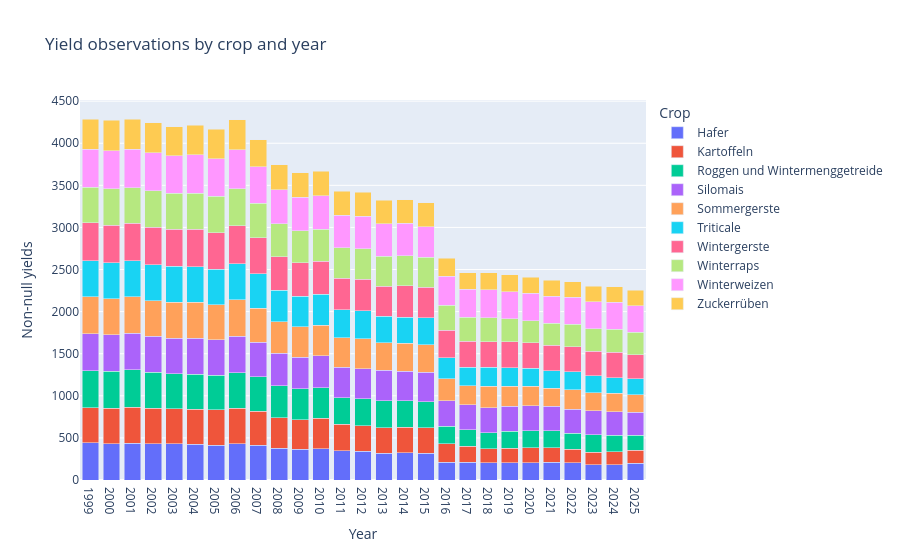

Write notebook code for a chart like this one.
### Code cell
import plotly.express as px

fig = px.bar(
    density_result_df,
    x="year",
    y="count_yields",
    color="crop_name",
    barmode="stack",
    title="Yield observations by crop and year",
    labels={"year": "Year", "count_yields": "Non-null yields", "crop_name": "Crop"},
    hover_data={"count_obs": True, "count_kreise": True},
)
fig.update_layout(xaxis=dict(type="category"))
fig.show()

### Figure 1 — Plotly figure (JSON) as saved in the notebook; plotly's stock layout.template omitted (floating-point values rounded to 4 significant figures)
{"data": [{"customdata": [[527, 519], [527, 519], [526, 518], [527, 519], [527, 519], [527, 519], [525, 517], [527, 519], [500, 494], [467, 467], [471, 471], [469, 469], [461, 461], [461, 461], [461, 461], [461, 461], [461, 461], [460, 460], [459, 459], [456, 456], [456, 456], [459, 459], [458, 458], [456, 456], [453, 453], [456, 456], [453, 453]], "hovertemplate": "Crop=Hafer<br>Year=%{x}<br>Non-null yields=%{y}<br>count_obs=%{customdata[0]}<br>count_kreise=%{customdata[1]}<extra></extra>", "legendgroup": "Hafer", "marker": {"color": "#636efa", "pattern": {"shape": ""}}, "name": "Hafer", "orientation": "v", "showlegend": true, "textposition": "auto", "type": "bar", "x": [1999, 2000, 2001, 2002, 2003, 2004, 2005, 2006, 2007, 2008, 2009, 2010, 2011, 2012, 2013, 2014, 2015, 2016, 2017, 2018, 2019, 2020, 2021, 2022, 2023, 2024, 2025], "xaxis": "x", "y": [440, 432, 436, 428, 428, 425, 414, 431, 413, 376, 365, 372, 345, 344, 319, 325, 317, 213, 210, 205, 203, 206, 209, 203, 179, 180, 197], "yaxis": "y"}, {"customdata": [[527, 519], [527, 519], [526, 518], [527, 519], [527, 519], [527, 519], [525, 517], [527, 519], [500, 494], [467, 467], [471, 471], [469, 469], [461, 461], [461, 461], [461, 461], [461, 461], [461, 461], [460, 460], [459, 459], [456, 456], [456, 456], [459, 459], [458, 458], [456, 456], [453, 453], [456, 456], [453, 453]], "hovertemplate": "Crop=Kartoffeln<br>Year=%{x}<br>Non-null yields=%{y}<br>count_obs=%{customdata[0]}<br>count_kreise=%{customdata[1]}<extra></extra>", "legendgroup": "Kartoffeln", "marker": {"color": "#EF553B", "pattern": {"shape": ""}}, "name": "Kartoffeln", "orientation": "v", "showlegend": true, "textposition": "auto", "type": "bar", "x": [1999, 2000, 2001, 2002, 2003, 2004, 2005, 2006, 2007, 2008, 2009, 2010, 2011, 2012, 2013, 2014, 2015, 2016, 2017, 2018, 2019, 2020, 2021, 2022, 2023, 2024, 2025], "xaxis": "x", "y": [421, 423, 431, 423, 420, 414, 420, 422, 404, 365, 351, 363, 320, 303, 303, 300, 301, 215, 190, 166, 175, 175, 173, 163, 153, 155, 157], "yaxis": "y"}, {"customdata": [[527, 519], [527, 519], [526, 518], [527, 519], [527, 519], [527, 519], [525, 517], [527, 519], [500, 494], [467, 467], [471, 471], [469, 469], [461, 461], [461, 461], [461, 461], [461, 461], [461, 461], [460, 460], [459, 459], [456, 456], [456, 456], [459, 459], [458, 458], [456, 456], [453, 453], [456, 456], [453, 453]], "hovertemplate": "Crop=Roggen und Wintermenggetreide<br>Year=%{x}<br>Non-null yields=%{y}<br>count_obs=%{customdata[0]}<br>count_kreise=%{customdata[1]}<extra></extra>", "legendgroup": "Roggen und Wintermenggetreide", "marker": {"color": "#00cc96", "pattern": {"shape": ""}}, "name": "Roggen und Wintermenggetreide", "orientation": "v", "showlegend": true, "textposition": "auto", "type": "bar", "x": [1999, 2000, 2001, 2002, 2003, 2004, 2005, 2006, 2007, 2008, 2009, 2010, 2011, 2012, 2013, 2014, 2015, 2016, 2017, 2018, 2019, 2020, 2021, 2022, 2023, 2024, 2025], "xaxis": "x", "y": [436, 435, 440, 427, 415, 418, 408, 419, 409, 378, 369, 358, 315, 317, 318, 314, 309, 211, 196, 192, 201, 207, 206, 192, 204, 194, 176], "yaxis": "y"}, {"customdata": [[527, 519], [527, 519], [526, 518], [527, 519], [527, 519], [527, 519], [525, 517], [527, 519], [500, 494], [467, 467], [471, 471], [469, 469], [461, 461], [461, 461], [461, 461], [461, 461], [461, 461], [460, 460], [459, 459], [456, 456], [456, 456], [459, 459], [458, 458], [456, 456], [453, 453], [456, 456], [453, 453]], "hovertemplate": "Crop=Silomais<br>Year=%{x}<br>Non-null yields=%{y}<br>count_obs=%{customdata[0]}<br>count_kreise=%{customdata[1]}<extra></extra>", "legendgroup": "Silomais", "marker": {"color": "#ab63fa", "pattern": {"shape": ""}}, "name": "Silomais", "orientation": "v", "showlegend": true, "textposition": "auto", "type": "bar", "x": [1999, 2000, 2001, 2002, 2003, 2004, 2005, 2006, 2007, 2008, 2009, 2010, 2011, 2012, 2013, 2014, 2015, 2016, 2017, 2018, 2019, 2020, 2021, 2022, 2023, 2024, 2025], "xaxis": "x", "y": [440, 434, 437, 430, 422, 425, 423, 436, 411, 384, 376, 381, 361, 358, 363, 354, 355, 302, 296, 298, 299, 292, 290, 284, 286, 279, 274], "yaxis": "y"}, {"customdata": [[527, 519], [527, 519], [526, 518], [527, 519], [527, 519], [527, 519], [525, 517], [527, 519], [500, 494], [467, 467], [471, 471], [469, 469], [461, 461], [461, 461], [461, 461], [461, 461], [461, 461], [460, 460], [459, 459], [456, 456], [456, 456], [459, 459], [458, 458], [456, 456], [453, 453], [456, 456], [453, 453]], "hovertemplate": "Crop=Sommergerste<br>Year=%{x}<br>Non-null yields=%{y}<br>count_obs=%{customdata[0]}<br>count_kreise=%{customdata[1]}<extra></extra>", "legendgroup": "Sommergerste", "marker": {"color": "#FFA15A", "pattern": {"shape": ""}}, "name": "Sommergerste", "orientation": "v", "showlegend": true, "textposition": "auto", "type": "bar", "x": [1999, 2000, 2001, 2002, 2003, 2004, 2005, 2006, 2007, 2008, 2009, 2010, 2011, 2012, 2013, 2014, 2015, 2016, 2017, 2018, 2019, 2020, 2021, 2022, 2023, 2024, 2025], "xaxis": "x", "y": [437, 429, 432, 424, 429, 428, 419, 436, 406, 375, 358, 367, 348, 353, 325, 330, 327, 263, 225, 253, 233, 231, 213, 233, 216, 224, 209], "yaxis": "y"}, {"customdata": [[527, 519], [527, 519], [526, 518], [527, 519], [527, 519], [527, 519], [525, 517], [527, 519], [500, 494], [467, 467], [471, 471], [469, 469], [461, 461], [461, 461], [461, 461], [461, 461], [461, 461], [460, 460], [459, 459], [456, 456], [456, 456], [459, 459], [458, 458], [456, 456], [453, 453], [456, 456], [453, 453]], "hovertemplate": "Crop=Triticale<br>Year=%{x}<br>Non-null yields=%{y}<br>count_obs=%{customdata[0]}<br>count_kreise=%{customdata[1]}<extra></extra>", "legendgroup": "Triticale", "marker": {"color": "#19d3f3", "pattern": {"shape": ""}}, "name": "Triticale", "orientation": "v", "showlegend": true, "textposition": "auto", "type": "bar", "x": [1999, 2000, 2001, 2002, 2003, 2004, 2005, 2006, 2007, 2008, 2009, 2010, 2011, 2012, 2013, 2014, 2015, 2016, 2017, 2018, 2019, 2020, 2021, 2022, 2023, 2024, 2025], "xaxis": "x", "y": [431, 425, 426, 423, 424, 423, 417, 424, 404, 375, 364, 367, 334, 336, 318, 313, 319, 250, 224, 223, 222, 214, 207, 208, 198, 182, 187], "yaxis": "y"}, {"customdata": [[527, 519], [527, 519], [526, 518], [527, 519], [527, 519], [527, 519], [525, 517], [527, 519], [500, 494], [467, 467], [471, 471], [469, 469], [461, 461], [461, 461], [461, 461], [461, 461], [461, 461], [460, 460], [459, 459], [456, 456], [456, 456], [459, 459], [458, 458], [456, 456], [453, 453], [456, 456], [453, 453]], "hovertemplate": "Crop=Wintergerste<br>Year=%{x}<br>Non-null yields=%{y}<br>count_obs=%{customdata[0]}<br>count_kreise=%{customdata[1]}<extra></extra>", "legendgroup": "Wintergerste", "marker": {"color": "#FF6692", "pattern": {"shape": ""}}, "name": "Wintergerste", "orientation": "v", "showlegend": true, "textposition": "auto", "type": "bar", "x": [1999, 2000, 2001, 2002, 2003, 2004, 2005, 2006, 2007, 2008, 2009, 2010, 2011, 2012, 2013, 2014, 2015, 2016, 2017, 2018, 2019, 2020, 2021, 2022, 2023, 2024, 2025], "xaxis": "x", "y": [448, 449, 450, 450, 441, 445, 438, 451, 429, 401, 396, 388, 375, 373, 355, 371, 363, 325, 305, 307, 310, 305, 302, 298, 293, 304, 290], "yaxis": "y"}, {"customdata": [[527, 519], [527, 519], [526, 518], [527, 519], [527, 519], [527, 519], [525, 517], [527, 519], [500, 494], [467, 467], [471, 471], [469, 469], [461, 461], [461, 461], [461, 461], [461, 461], [461, 461], [460, 460], [459, 459], [456, 456], [456, 456], [459, 459], [458, 458], [456, 456], [453, 453], [456, 456], [453, 453]], "hovertemplate": "Crop=Winterraps<br>Year=%{x}<br>Non-null yields=%{y}<br>count_obs=%{customdata[0]}<br>count_kreise=%{customdata[1]}<extra></extra>", "legendgroup": "Winterraps", "marker": {"color": "#B6E880", "pattern": {"shape": ""}}, "name": "Winterraps", "orientation": "v", "showlegend": true, "textposition": "auto", "type": "bar", "x": [1999, 2000, 2001, 2002, 2003, 2004, 2005, 2006, 2007, 2008, 2009, 2010, 2011, 2012, 2013, 2014, 2015, 2016, 2017, 2018, 2019, 2020, 2021, 2022, 2023, 2024, 2025], "xaxis": "x", "y": [422, 433, 422, 431, 425, 431, 432, 443, 413, 390, 380, 380, 362, 361, 358, 357, 355, 299, 286, 285, 270, 264, 260, 269, 269, 274, 265], "yaxis": "y"}, {"customdata": [[527, 519], [527, 519], [526, 518], [527, 519], [527, 519], [527, 519], [525, 517], [527, 519], [500, 494], [467, 467], [471, 471], [469, 469], [461, 461], [461, 461], [461, 461], [461, 461], [461, 461], [460, 460], [459, 459], [456, 456], [456, 456], [459, 459], [458, 458], [456, 456], [453, 453], [456, 456], [453, 453]], "hovertemplate": "Crop=Winterweizen<br>Year=%{x}<br>Non-null yields=%{y}<br>count_obs=%{customdata[0]}<br>count_kreise=%{customdata[1]}<extra></extra>", "legendgroup": "Winterweizen", "marker": {"color": "#FF97FF", "pattern": {"shape": ""}}, "name": "Winterweizen", "orientation": "v", "showlegend": true, "textposition": "auto", "type": "bar", "x": [1999, 2000, 2001, 2002, 2003, 2004, 2005, 2006, 2007, 2008, 2009, 2010, 2011, 2012, 2013, 2014, 2015, 2016, 2017, 2018, 2019, 2020, 2021, 2022, 2023, 2024, 2025], "xaxis": "x", "y": [451, 453, 453, 454, 447, 453, 447, 459, 431, 402, 398, 400, 387, 386, 382, 384, 360, 343, 334, 329, 326, 323, 323, 318, 319, 321, 316], "yaxis": "y"}, {"customdata": [[527, 519], [527, 519], [526, 518], [527, 519], [527, 519], [527, 519], [525, 517], [527, 519], [500, 494], [467, 467], [471, 471], [469, 469], [461, 461], [461, 461], [461, 461], [461, 461], [461, 461], [460, 460], [459, 459], [456, 456], [456, 456], [459, 459], [458, 458], [456, 456], [453, 453], [456, 456], [453, 453]], "hovertemplate": "Crop=Zuckerrüben<br>Year=%{x}<br>Non-null yields=%{y}<br>count_obs=%{customdata[0]}<br>count_kreise=%{customdata[1]}<extra></extra>", "legendgroup": "Zuckerrüben", "marker": {"color": "#FECB52", "pattern": {"shape": ""}}, "name": "Zuckerrüben", "orientation": "v", "showlegend": true, "textposition": "auto", "type": "bar", "x": [1999, 2000, 2001, 2002, 2003, 2004, 2005, 2006, 2007, 2008, 2009, 2010, 2011, 2012, 2013, 2014, 2015, 2016, 2017, 2018, 2019, 2020, 2021, 2022, 2023, 2024, 2025], "xaxis": "x", "y": [362, 362, 357, 356, 344, 353, 351, 359, 323, 299, 295, 290, 284, 288, 282, 278, 286, 212, 198, 202, 201, 190, 190, 188, 187, 180, 180], "yaxis": "y"}], "layout": {"barmode": "stack", "legend": {"title": {"text": "Crop"}, "tracegroupgap": 0}, "title": {"text": "Yield observations by crop and year"}, "xaxis": {"anchor": "y", "domain": [0, 1], "title": {"text": "Year"}, "type": "category"}, "yaxis": {"anchor": "x", "domain": [0, 1], "title": {"text": "Non-null yields"}}}}
